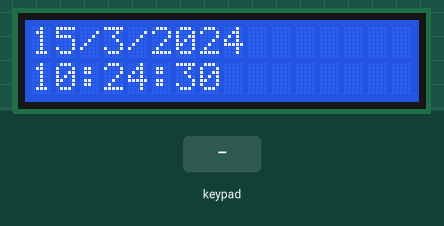
This sketch was run on a simulated Arduino Uno, built with avr-gcc and run on an emulated ATmega328P. Parts: 16×2 character LCD. The inputs (shaded band) are chosen by the test bench. The local clock reads 2024-03-15 10:24:30 at power-on unless the sketch sets it.

Above: at 0.1 s.
1.3 s: key 'A' pressed
At 3.3 s:
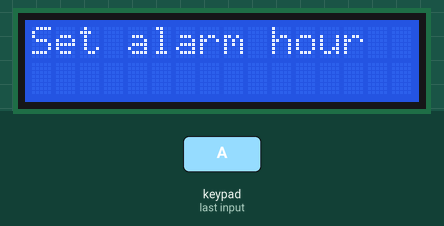
4.0 s: keypad keys 1 2 1 1 1 0 9 * pressed 0.4 s apart
At 8.0 s:
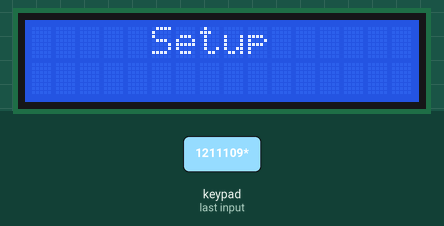
8.7 s: keypad keys 1 2 1 1 1 0 9 # pressed 0.4 s apart
At 13.1 s:
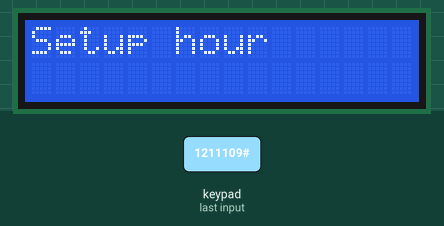
13.4 s: keypad keys 1 2 1 1 1 0 9 pressed 0.4 s apart
At 15.0 s:
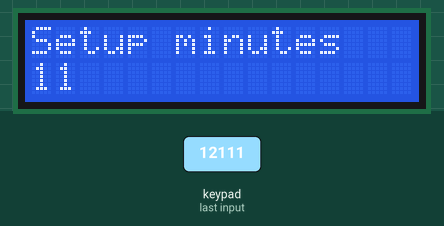
17.7 s: key 'B' pressed
At 18.2 s:
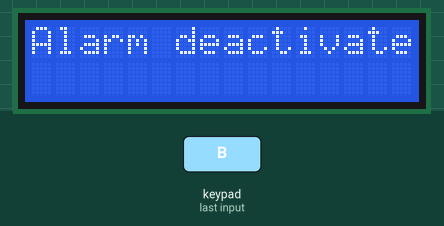
19.9 s: key '*' pressed
At 22.1 s:
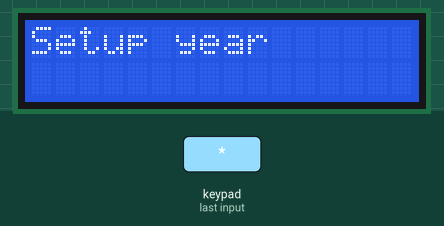
Timing chart, 0 to 23.5 s (numbered marks = the images above; inputs shaded):
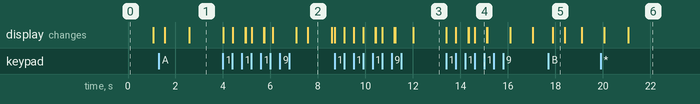

Measured:
- after the input at 1.3 s, the display: first changes after 0.26 s (image 1 shows a later state)
- after the input at 4.0 s, the display: first changes at once (image 2 shows a later state)
- after the input at 8.7 s, the display: first changes at once (image 3 shows a later state)
- after the input at 13.4 s, the display: first changes at once (image 4 shows a later state)
- after the input at 17.7 s, the display: changes after 0.18 s (image 5)
- after the input at 19.9 s, the display: first changes after 0.16 s (image 6 shows a later state)
- what the display in image 2 shows lasts 1.0 s, from 7.6 s to 8.6 s

The sketch:

alarmclockfinish.ino
```cpp
#include <Keypad.h> //Libraries needed
#include <virtuabotixRTC.h>
#include <LiquidCrystal_I2C.h>

#define I2C_ADDR 0x3F //LCD i2c stuff
#define BACKLIGHT_PIN 3
#define En_pin 2
#define Rw_pin 1
#define Rs_pin 0
#define D4_pin 4
#define D5_pin 5
#define D6_pin 6
#define D7_pin 7

LiquidCrystal_I2C lcd(I2C_ADDR,En_pin,Rw_pin,Rs_pin,D4_pin,D5_pin,D6_pin,D7_pin);


virtuabotixRTC myRTC(2, 3, 4); //Wiring of the RTC (CLK,DAT,RST)


const byte numRows= 4; //number of rows on the keypad
const byte numCols= 4; //number of columns on the keypad

//keymap defines the key pressed according to the row and columns just as appears on the keypad
char keymap[numRows][numCols]=
{
{'1', '2', '3', 'A'},
{'4', '5', '6', 'B'},
{'7', '8', '9', 'C'},
{'*', '0', '#', 'D'}
};


byte rowPins[numRows] = {12,11,10,9}; //Rows 0 to 3 //if you modify your pins you should modify this too
byte colPins[numCols]= {8,7,6,5}; //Columns 0 to 3

int i1,i2,i3,i4;
char c1,c2,c3,c4;
char keypressed;
char password[13] = "ABC123456789"; // Twelve-digit password to stop the alarm
char enteredPassword[13]; // To store entered password

int A_hour=NULL;
int A_minute=NULL;
int AlarmIsActive=NULL;

int buzzer = 13;


Keypad myKeypad= Keypad(makeKeymap(keymap), rowPins, colPins, numRows, numCols);


void setup() {
  Serial.begin(9600);
  lcd.begin (16,2); //Initialize the LCD
  lcd.setBacklightPin(BACKLIGHT_PIN,POSITIVE);
  lcd.setBacklight(HIGH);
  lcd.home ();

}

void loop() {

  while(keypressed == NO_KEY){

  keypressed = myKeypad.getKey();
  lcd.clear();
  myRTC.updateTime();

  if(myRTC.hours==A_hour && myRTC.minutes==A_minute && AlarmIsActive==1 && myRTC.seconds >= 0 && myRTC.seconds <= 2){
    lcd.print("Enter password:");
    bool passwordCorrect = false;
    while (!passwordCorrect) {
      lcd.clear();
      lcd.print("Enter password:");
      tone(buzzer, 1000);
      delay(100);
      tone(buzzer, 2000);
      delay(100);
      int passwordIndex = 0;
      while(passwordIndex < 12){
        char key = myKeypad.getKey();
        if(key){
          enteredPassword[passwordIndex++] = key;
          lcd.setCursor(0, 7);
          lcd.print(key);
        }
      }
      enteredPassword[12] = '\0'; // Null-terminate the entered password array
      if(strcmp(enteredPassword, password) == 0){
        passwordCorrect = true;
      } else {
        lcd.clear();
        lcd.print("Wrong password");
        delay(1000);
        lcd.clear();
      }
    }
    noTone(buzzer);
    lcd.clear();
    lcd.print("Alarm stopped");
    AlarmIsActive = 0;
  }
  enteredPassword[12] = NULL;
  noTone(buzzer);
  lcd.setCursor(0,0);
  lcd.print(myRTC.dayofmonth);
  lcd.print("/");
  lcd.print(myRTC.month);
  lcd.print("/");
  lcd.print(myRTC.year);
  lcd.setCursor(0,1);
  lcd.print(myRTC.hours);
  lcd.print(":");
  lcd.print(myRTC.minutes);
  lcd.print(":");
  lcd.print(myRTC.seconds);
  delay(100);
  }


         if (keypressed == '*')
             {
              lcd.clear();
              lcd.print("     Setup");
             delay(1000);
              lcd.clear();
              lcd.print("Setup year");

             char keypressed2 = myKeypad.waitForKey();
                    if (keypressed2 != NO_KEY && keypressed2 !='*' && keypressed2 !='#' && keypressed2 !='A' && keypressed2 !='B' && keypressed2 !='C' && keypressed2 !='D' )
                      {
                       c1 = keypressed2;
                       lcd.setCursor(0, 1);
                       lcd.print(c1);
                       }
                 char      keypressed3 = myKeypad.waitForKey();
                    if (keypressed3 != NO_KEY && keypressed3 !='*' && keypressed3 !='#' && keypressed3 !='A' && keypressed3 !='B' && keypressed3 !='C' && keypressed3 !='D' )
                      {
                       c2 = keypressed3;
                       lcd.setCursor(1, 1);
                       lcd.print(c2);
                       }
                   char  keypressed4 = myKeypad.waitForKey();
                   if (keypressed4 != NO_KEY && keypressed4 !='*' && keypressed4 !='#' && keypressed4 !='A' && keypressed4 !='B' && keypressed4 !='C' && keypressed4 !='D' )
                      {
                       c3 = keypressed4;
                       lcd.setCursor(2, 1);
                       lcd.print(c3);
                       }
                   char   keypressed5 = myKeypad.waitForKey();
                   if (keypressed5 != NO_KEY && keypressed5 !='*' && keypressed5 !='#' && keypressed5 !='A' && keypressed5 !='B' && keypressed5 !='C' && keypressed5 !='D' )
                      {
                       c4 = keypressed5;
                       lcd.setCursor(3, 1);
                       lcd.print(c4);
                       }

                     i1=(c1-48)*1000;
                     i2=(c2-48)*100;
                     i3=(c3-48)*10;
                     i4=c4-48;
                     int N_year=i1+i2+i3+i4;
                   delay(500);
                     lcd.clear();
                     lcd.print("Setup month");

////////////////////////////////////////////////////////////////
                     char keypressed6 = myKeypad.waitForKey();
                    if (keypressed6 != NO_KEY && keypressed6 !='*' && keypressed6 !='#' && keypressed6 !='A' && keypressed6 !='B' && keypressed6 !='C' && keypressed6 !='D' )
                      {
                       c1 = keypressed6;
                       lcd.setCursor(0, 1);
                       lcd.print(c1);
                       }
                    char   keypressed7 = myKeypad.waitForKey();
                    if (keypressed7 != NO_KEY && keypressed7 !='*' && keypressed7 !='#' && keypressed7 !='A' && keypressed7 !='B' && keypressed7 !='C' && keypressed7 !='D' )
                      {
                       c2 = keypressed7;
                       lcd.setCursor(1, 1);
                       lcd.print(c2);
                       }


                     i1=(c1-48)*10;
                     i2=c2-48;
                    int N_month=i1+i2;
                     delay(500);

                     lcd.clear();
                     lcd.print("Setup Day");

 ////////////////////////////////////////////////////////////////
                      char keypressed8 = myKeypad.waitForKey();
                    if (keypressed8 != NO_KEY && keypressed8 !='*' && keypressed8 !='#' && keypressed8 !='A' && keypressed8 !='B' && keypressed8 !='C' && keypressed8 !='D' )
                      {
                        c1 = keypressed8;
                       lcd.setCursor(0, 1);
                       lcd.print(c1);
                       }
                      char keypressed9 = myKeypad.waitForKey();
                    if (keypressed9 != NO_KEY && keypressed9 !='*' && keypressed9 !='#' && keypressed9 !='A' && keypressed9 !='B' && keypressed9 !='C' && keypressed9 !='D' )
                      {
                        c2 = keypressed9;
                       lcd.setCursor(1, 1);
                       lcd.print(c2);
                       }


                     i1=(c1-48)*10;
                     i2=c2-48;
                    int N_day=i1+i2;
                    delay(500);
                     lcd.clear();
                     lcd.print("Setup hour");
////////////////////////////////////////////////////////////////////////////////////:
                     char keypressed10 = myKeypad.waitForKey();
                    if (keypressed10 != NO_KEY && keypressed10 !='*' && keypressed10 !='#' && keypressed10 !='A' && keypressed10 !='B' && keypressed10 !='C' && keypressed10 !='D' )
                      {
                       c1 = keypressed10;
                       lcd.setCursor(0, 1);
                       lcd.print(c1);
                       }
                    char   keypressed11 = myKeypad.waitForKey();
                    if (keypressed11 != NO_KEY && keypressed11 !='*' && keypressed11 !='#' && keypressed11 !='A' && keypressed11 !='B' && keypressed11 !='C' && keypressed11 !='D' )
                      {
                        c2 = keypressed11;
                       lcd.setCursor(1, 1);
                       lcd.print(c2);
                       }


                     i1=(c1-48)*10;
                     i2=c2-48;
                    int N_hour=i1+i2;
                    delay(500);
                     lcd.clear();
                     lcd.print("Setup minutes");
////////////////////////////////////////////////////////////////////////////////////:
                    char keypressed12 = myKeypad.waitForKey();
                    if (keypressed12 != NO_KEY && keypressed12 !='*' && keypressed12 !='#' && keypressed12 !='A' && keypressed12 !='B' && keypressed12 !='C' && keypressed12 !='D' )
                      {
                        c1 = keypressed12;
                       lcd.setCursor(0, 1);
                       lcd.print(c1);
                       }
                   char    keypressed13 = myKeypad.waitForKey();
                    if (keypressed13 != NO_KEY && keypressed13 !='*' && keypressed13 !='#' && keypressed13 !='A' && keypressed13 !='B' && keypressed13 !='C' && keypressed13 !='D' )
                      {
                        c2 = keypressed13;
                       lcd.setCursor(1, 1);
                       lcd.print(c2);
                       }


                     i1=(c1-48)*10;
                     i2=c2-48;
                    int N_minutes=i1+i2;
                    delay(500);
                     lcd.clear();

                    myRTC.setDS1302Time(22, N_minutes, N_hour, 1, N_day, N_month, N_year);


                    keypressed=NO_KEY;
              }
/////////////////////////////////////////Alarme setup/////////////////////////////////

             if (keypressed == 'A'){
              lcd.clear();
              lcd.print("  Alarm setup  ");
              delay(1000);
              lcd.clear();
              lcd.print("Set alarm hour");

               char keypressed14 = myKeypad.waitForKey();
                    if (keypressed14 != NO_KEY && keypressed14 !='*' && keypressed14 !='#' && keypressed14 !='A' && keypressed14 !='B' && keypressed14 !='C' && keypressed14 !='D' )
                      {
                       c1 = keypressed14;
                       lcd.setCursor(0, 1);
                       lcd.print(c1);
                       }
                    char   keypressed15 = myKeypad.waitForKey();
                    if (keypressed15 != NO_KEY && keypressed15 !='*' && keypressed15 !='#' && keypressed15 !='A' && keypressed15 !='B' && keypressed15 !='C' && keypressed15 !='D' )
                      {
                        c2 = keypressed15;
                       lcd.setCursor(1, 1);
                       lcd.print(c2);
                       }


                     i1=(c1-48)*10;
                     i2=c2-48;
                     A_hour=i1+i2;
                    delay(500);
                     lcd.clear();
                     lcd.print("Set alarm minutes");
                      char keypressed16 = myKeypad.waitForKey();  // here all programs are stopped until you enter the four digits then it gets compared to the code above
                    if (keypressed16 != NO_KEY && keypressed16 !='*' && keypressed16 !='#' && keypressed16 !='A' && keypressed16 !='B' && keypressed16 !='C' && keypressed16 !='D' )
                      {
                       c1 = keypressed16;
                       lcd.setCursor(0, 1);
                       lcd.print(c1);
                       }
                    char   keypressed17 = myKeypad.waitForKey();
                    if (keypressed17 != NO_KEY && keypressed17 !='*' && keypressed17 !='#' && keypressed17 !='A' && keypressed17 !='B' && keypressed17 !='C' && keypressed17 !='D' )
                      {
                        c2 = keypressed17;
                       lcd.setCursor(1, 1);
                       lcd.print(c2);
                       }


                     i1=(c1-48)*10;
                     i2=c2-48;
                     A_minute=i1+i2;
                    delay(500);
                     lcd.clear();
                      AlarmIsActive=1;
                      keypressed=NO_KEY;
             }
             if (keypressed == 'B')
             {
              lcd.clear();
              lcd.print("Alarm deactivated");
              AlarmIsActive=0;
              keypressed=NO_KEY;
              delay(500);
             }
             else {
              myRTC.updateTime();
              keypressed=NO_KEY;
             }


}
```
